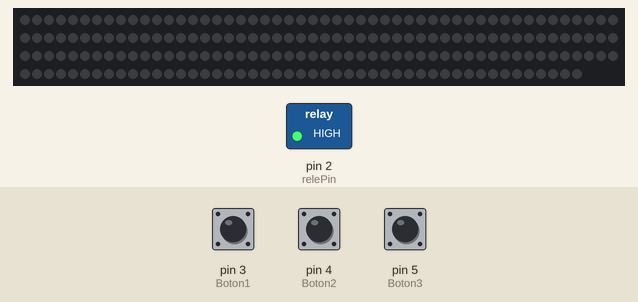
Simulated run of this sketch. Board: Arduino Uno, built with avr-gcc and run on an emulated ATmega328P. Parts: 197 RGB LEDs in strip order, left to right, continuing on the next row, switched loads named in the sketch (green lamp = pin HIGH). The test bench sets the inputs (shaded band); at power-on: pin 3 (Boton1) HIGH, pin 4 (Boton2) HIGH, pin 5 (Boton3) HIGH. Dim RGB values are drawn brighter than linear; random numbers use the default seed unless the sketch sets one.

Above: at 3.2 s.
3.3 s: pin 3 (Boton1) pulled LOW for 0.15 s
At 4.9 s:
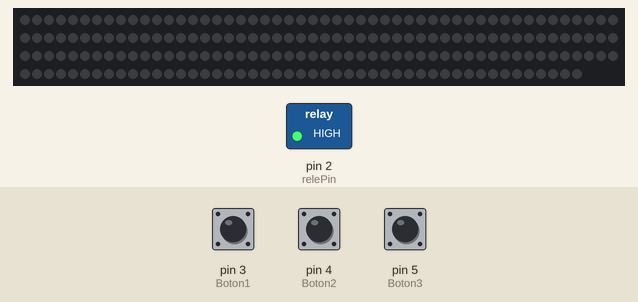
5.2 s: pin 4 (Boton2) pulled LOW for 1 s
7.7 s: pin 5 (Boton3) pulled LOW for 3.2 s
At 8.16 s:
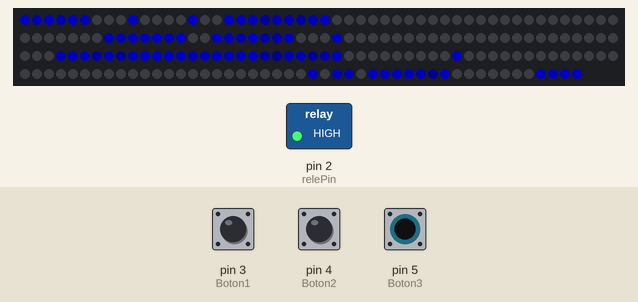
12.4 s: pin 3 (Boton1) pulled LOW for 1 s
At 12.56 s:
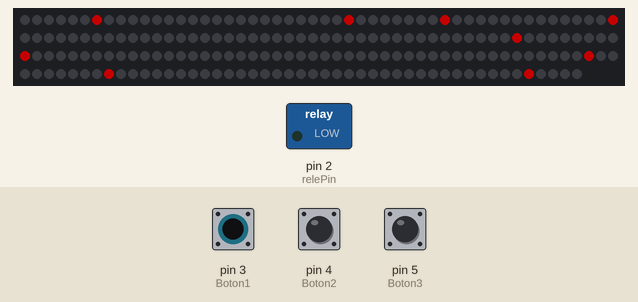
14.9 s: pin 4 (Boton2) pulled LOW for 0.15 s
At 15.06 s:
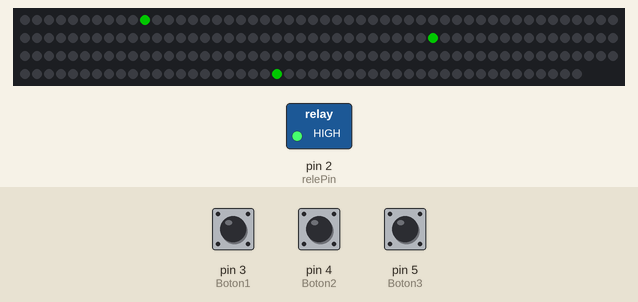
16.7 s: pin 5 (Boton3) pulled LOW for 0.15 s
Timing chart, 0 to 18.4 s (numbered marks = the images above; inputs shaded):
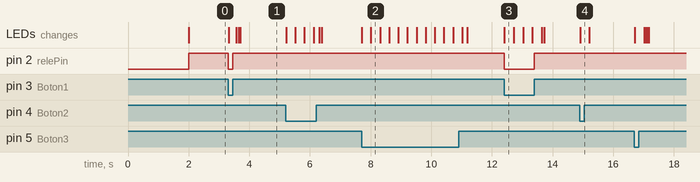

The sketch:

legacy.ino
```cpp
//Este código fue desarrollado en Abril de 2022 en el marco de la licitación de maquetas interactivas del sistema eléctrico nacional para el Ministerio de energía de Chile.
//V02


#include "FastLED.h"

#define DATA_PIN    6
#define LED_TYPE    WS2812B
#define COLOR_ORDER GRB
#define NUM_LEDS   197
CRGB leds[NUM_LEDS];

#define BRIGHTNESS         96
#define FRAMES_PER_SECOND  42

uint8_t gHue = 0;
int Boton1 = 3;
int Boton2 = 4;
int Boton3 = 5;
const int relePin =  2;

CRGB colorGeneracion  = CRGB(255,0,0);
CRGB colorTransmision  = CRGB(0,255,0);
CRGB colorDistribucion  = CRGB(0,0,255);

//-------------------TRANSMISION verde_________________________________
int HIDROLINERA[] = {10, 3};
int SUBESTACIONBIOMASA[] = {79, 8};
int SUBESTACIONGEO[] = {164, 8};

int AQ[] = {36,11,0};
int PQ[] = {53,4,0};
int QU[] = {87,2,0};
int QT[] = {92,6,0};
int HI[] = {139,3,0};
int GH[] = {161,3,0};
int LPOS[] = {188,3,0};

//-------------------GENERACION rojo__________________________________

int AB[] = {30,3,0};
int EOLICO[] = {33,3};
int HIDROGENOVERDE[] = {27,3};
int BIOMASA[] = {47,6};
int BOYA[] = {6,1};
int MINIHIDRO[] = {89,3};
int TERMOSOLAR[] = {98,5};
int SOLAR[] = {142,13};
int GEOTERMICA[] = {155,6};
int AUTOGENERACION[] = {191,2};

//------------------DISTRIBUCION azul_________________________________

int AUTOSUSTENTABLE[] = {0, 1};
int Petroleo[] = {1, 5};
int GNL[] = {17, 8};
int DS[] = {7,3,0};
int CS[] = {13,4,0};
int BC[] = {25,2,0};
int POBLADO[] = {57, 6};
int OQ[] = {63,3,0};
int FABRICA[] = {66, 7};
int QR[] = {73,6,0};
int EDIFICIO3[] = {103, 8};
int LUMINARIA1[] = {111, 1};
int EDIFICIO2[] = {112, 4};
int CIRCULOCIUDAD[] = {116, 10};
int LUMINARIA2[] = {126, 1};
int HR[] = {127,12,0};
int FH[] = {172,4,0};
int ZONAURBANA[] = {176,9};
int FPOS[] = {185,3,0};
int LUMINARIA3[] = {193,1};
int LUMINARIA4[] = {196,1};
int AUTOELECTRICO[] = {194,2};

unsigned long Timer = 0;
unsigned long currentTime = 0;
int intervalo = 201;

void setup() {
  delay(2000);

  FastLED.addLeds<LED_TYPE,DATA_PIN,COLOR_ORDER>(leds, NUM_LEDS).setCorrection(TypicalLEDStrip);

  FastLED.setBrightness(BRIGHTNESS);

  pinMode(Boton1, INPUT_PULLUP);
  pinMode(Boton2, INPUT_PULLUP);
  pinMode(Boton3, INPUT_PULLUP);
  pinMode(relePin, OUTPUT);

}

void loop()
{
  currentTime = millis();
  int button1State = digitalRead(Boton1);
  int button2State = digitalRead(Boton2);
  int button3State = digitalRead(Boton3);

//---------------GENERACION-ROJO----------------

  if(button1State == LOW){
    drawGeneracion( EOLICO[0], EOLICO[1]);
    drawGeneracion( BIOMASA[0], BIOMASA[1]);
    drawGeneracion( BOYA[0], BOYA[1]);
    drawGeneracion( HIDROGENOVERDE[0], HIDROGENOVERDE[1]);
    drawGeneracion( MINIHIDRO[0], MINIHIDRO[1]);
    drawGeneracion( TERMOSOLAR[0], TERMOSOLAR[1]);
    drawGeneracion( SOLAR[0], SOLAR[1]);
    drawGeneracion( GEOTERMICA[0], GEOTERMICA[1]);
    drawGeneracion( AUTOGENERACION[0], AUTOGENERACION[1]);

digitalWrite(relePin, LOW);
  }

//APAGAR

  else{
    clean( AB[0], AB[1]);
    clean( EOLICO[0], EOLICO[1]);
    clean( BOYA[0], BOYA[1]);
    clean( BIOMASA[0], BIOMASA[1]);
    clean(HIDROGENOVERDE[0], HIDROGENOVERDE [1]);
    clean( MINIHIDRO[0], MINIHIDRO[1]);
    clean(TERMOSOLAR[0], TERMOSOLAR[1]);
    clean(SOLAR[0],SOLAR[1]);
    clean(GEOTERMICA[0], GEOTERMICA[1]);
    clean(AUTOGENERACION[0], AUTOGENERACION[1]);

    digitalWrite(relePin, HIGH); // Molino eolico
    }

//---------------TRANSMISION-VERDE----------------

  if(button2State == LOW){
    drawTransmision( HIDROLINERA[0], HIDROLINERA[1]);
    drawTransmision( SUBESTACIONBIOMASA[0], SUBESTACIONBIOMASA[1]);
    drawTransmision( SUBESTACIONGEO[0], SUBESTACIONGEO[1]);
  }

//APAGAR
  else{
    clean( HIDROLINERA[0], HIDROLINERA[1]);
    clean(SUBESTACIONBIOMASA[0], SUBESTACIONBIOMASA[1]);
    clean(SUBESTACIONGEO[0], SUBESTACIONGEO[1]);
    clean(AQ[0],AQ[1]);
    clean(PQ[0],PQ[1]);
    clean(QU[0],QU[1]);
    clean(QT[0],QT[1]);
    clean(HI[0],HI[1]);
    clean(GH[0],GH[1]);
    clean(LPOS[0],LPOS[1]);

    }

//---------------DISTRIBUCION-AZUL----------------
  if(button3State == LOW){
  drawDistribucion(AUTOSUSTENTABLE[0],AUTOSUSTENTABLE[1]);
  drawDistribucion(Petroleo[0],Petroleo[1]);
  drawDistribucion(GNL[0],GNL[1]);
  drawDistribucion(POBLADO[0],POBLADO[1]);
  drawDistribucion(FABRICA[0],FABRICA[1]);
  drawDistribucion(EDIFICIO3[0],EDIFICIO3[1]);
  drawDistribucion(EDIFICIO2[0],EDIFICIO2[1]);
  drawDistribucion(LUMINARIA1[0],LUMINARIA1[1]);
  drawDistribucion(CIRCULOCIUDAD[0],CIRCULOCIUDAD[1]);
  drawDistribucion(LUMINARIA2[0],LUMINARIA2[1]);
  drawDistribucion(ZONAURBANA[0],ZONAURBANA[1]);
  drawDistribucion(LUMINARIA3[0],LUMINARIA3[1]);
  drawDistribucion(LUMINARIA4[0],LUMINARIA4[1]);
  drawDistribucion(AUTOELECTRICO[0],AUTOELECTRICO[1]);
  }

//APAGAR
  else{
   clean(AUTOSUSTENTABLE[0],AUTOSUSTENTABLE[1]);
   clean(Petroleo[0],Petroleo[1]);
   clean(GNL[0],GNL[1]);

   clean(DS[0],DS[1]);
   clean(CS[0],CS[1]);
   clean(BC[0],BC[1]);
   clean(POBLADO[0],POBLADO[1]);
   clean(OQ[0],OQ[1]);
   clean(FABRICA[0],FABRICA[1]);
   clean(QR[0],QR[1]);
   clean(EDIFICIO3[0],EDIFICIO3[1]);
   clean(EDIFICIO2[0],EDIFICIO2[1]);
   clean(LUMINARIA1[0],LUMINARIA1[1]);
   clean(CIRCULOCIUDAD[0],CIRCULOCIUDAD[1]);
   clean(LUMINARIA2[0],LUMINARIA2[1]);
   clean(HR[0],HR[1]);
   clean(FH[0],FH[1]);
   clean(ZONAURBANA[0],ZONAURBANA[1]);
   clean(FPOS[0],FPOS[1]);
   clean(LUMINARIA3[0],LUMINARIA3[1]);
   clean(LUMINARIA4[0],LUMINARIA4[1]);
   clean(AUTOELECTRICO[0],AUTOELECTRICO[1]);
    }

   if(currentTime-Timer >intervalo){
   Timer=currentTime;

//---------------+GENERACION-ROJO----------------
     if(button1State == LOW){
       drawCaminosGeneracionI(AB);
       }
//---------------TRANSMISION-VERDE----------------
     if(button2State == LOW){
       drawCaminosTransmision(AQ);
       drawCaminosTransmision(PQ);
       drawCaminosTransmisionI(QU);
       drawCaminosTransmisionI(QT);
       drawCaminosTransmisionI(HI);
       drawCaminosTransmision(GH);
       drawCaminosTransmisionI(LPOS);
       }

//---------------DISTRIBUCION-AZUL----------------
     if(button3State == LOW){
       drawCaminosDistribucion(DS);
       drawCaminosDistribucionI(CS);
       drawCaminosDistribucion(BC);
       drawCaminosDistribucionI(OQ);
       drawCaminosDistribucionI(QR);
       drawCaminosDistribucionI(HR);
       drawCaminosDistribucion(FH);
       drawCaminosDistribucionI(FPOS);

       }
   }

  FastLED.show();


 // FastLED.delay(1000/FRAMES_PER_SECOND);
}


void drawGeneracion(int startpixel, int pixelcount)
{
    fadeToBlackBy( leds + startpixel, pixelcount, 15);
    int pos = random16( pixelcount);
    leds[pos + startpixel]=colorGeneracion;
    }

void drawTransmision(int startpixel, int pixelcount)
{
    fadeToBlackBy( leds + startpixel, pixelcount, 15);
    int pos = random16( pixelcount);
    leds[pos + startpixel]=colorTransmision;
    }

void drawDistribucion(int startpixel, int pixelcount)
{
    fadeToBlackBy( leds + startpixel, pixelcount, 15);
    int pos = random16( pixelcount);
    leds[pos + startpixel]=colorDistribucion;
    }

void drawCaminosDistribucion(int tramo [2])
{
   leds[tramo[2]+tramo[0]].setRGB(0,0,0);
      if(tramo[2]+tramo[0]== tramo[0]){
     tramo[2] += 1;
      }
      else if(tramo[2]+tramo[0]< tramo[0]+tramo[1]-1){
        tramo[2] += 1;
        }
      else{
        tramo[2] = 0;
        }
    leds[tramo[2]+tramo[0]]=colorDistribucion;
    }

void drawCaminosDistribucionI(int tramo [2])
{
   leds[tramo[1]-1+tramo[0]].setRGB(0,0,0);
     if(tramo[1]-1+tramo[0]> tramo[0]){
        tramo[1] = tramo[1]-1;
        tramo[2] += 1;
        }
      else if (tramo[1]-1+tramo[0]== tramo[0]){
        tramo[1] = tramo[2]+1;
        tramo[2] = 0;
        }
    leds[tramo[1]-1+tramo[0]]=colorDistribucion;
    }
void drawCaminosTransmision(int tramo [2])
{
   leds[tramo[2]+tramo[0]].setRGB(0,0,0);
      if(tramo[2]+tramo[0]== tramo[0]){
     tramo[2] += 1;
      }
      else if(tramo[2]+tramo[0]< tramo[0]+tramo[1]-1){
        tramo[2] += 1;
        }
      else{
        tramo[2] = 0;
        }
    leds[tramo[2]+tramo[0]]=colorTransmision;
    }

void drawCaminosTransmisionI(int tramo [2])
{
   leds[tramo[1]-1+tramo[0]].setRGB(0,0,0);
     if(tramo[1]-1+tramo[0]> tramo[0]){
        tramo[1] = tramo[1]-1;
        tramo[2] += 1;
        }
      else if (tramo[1]-1+tramo[0]== tramo[0]){
        tramo[1] = tramo[2]+1;
        tramo[2] = 0;
        }
    leds[tramo[1]-1+tramo[0]]=colorTransmision;
    }
void drawCaminosGeneracion(int tramo [2])
{
   leds[tramo[2]+tramo[0]].setRGB(0,0,0);
      if(tramo[2]+tramo[0]== tramo[0]){
     tramo[2] += 1;
      }
      else if(tramo[2]+tramo[0]< tramo[0]+tramo[1]-1){
        tramo[2] += 1;
        }
      else{
        tramo[2] = 0;
        }
    leds[tramo[2]+tramo[0]]=colorGeneracion;
    }

void drawCaminosGeneracionI(int tramo [2])
{
   leds[tramo[1]-1+tramo[0]].setRGB(0,0,0);
     if(tramo[1]-1+tramo[0]> tramo[0]){
        tramo[1] = tramo[1]-1;
        tramo[2] += 1;
        }
      else if (tramo[1]-1+tramo[0]== tramo[0]){
        tramo[1] = tramo[2]+1;
        tramo[2] = 0;
        }
    leds[tramo[1]-1+tramo[0]]=colorGeneracion;
    }
void clean(int startpixel, int pixelcount)
{
    int pos = random16( pixelcount);
    leds[pos + startpixel].setRGB(0,0,0);
}
```

Measured:
- after the input at 3.3 s, pin 2 (relePin): HIGH → LOW at once, → HIGH 0.15 s later; the LEDs: first change at once (image 1 shows a later state)
- after the input at 7.7 s, the LEDs: first change at once (image 2 shows a later state)
- after the input at 12.4 s, pin 2 (relePin): HIGH → LOW at once, → HIGH 1.0 s later; the LEDs: change at once (image 3)
- after the input at 14.9 s, the LEDs: change at once (image 4)
